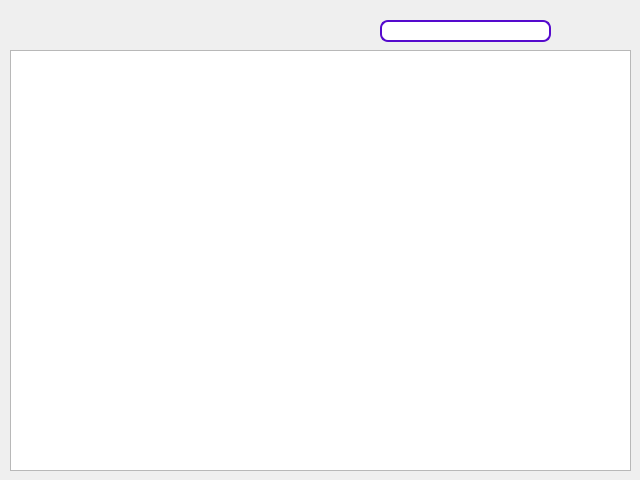
       <widget class="QWidget" name="page_7">
        <widget class="QTableView" name="ticketListFront">
         <property name="geometry">
          <rect>
           <x>10</x>
           <y>50</y>
           <width>621</width>
           <height>421</height>
          </rect>
         </property>
        </widget>
        <widget class="QLabel" name="t_prix">
         <property name="geometry">
          <rect>
           <x>270</x>
           <y>10</y>
           <width>161</width>
           <height>16</height>
          </rect>
         </property>
         <property name="text">
          <string/>
         </property>
        </widget>
        <widget class="QLabel" name="t_quantite">
         <property name="geometry">
          <rect>
           <x>10</x>
           <y>10</y>
           <width>241</width>
           <height>16</height>
          </rect>
         </property>
         <property name="text">
          <string/>
         </property>
        </widget>
        <widget class="QLineEdit" name="t_recherche">
         <property name="geometry">
          <rect>
           <x>380</x>
           <y>20</y>
           <width>171</width>
           <height>22</height>
          </rect>
         </property>
         <property name="styleSheet">
          <string notr="true">QLineEdit {
	font: 8pt &quot;Times New Roman&quot;;
padding: 1px;
border-style: solid;
border: 2px solid rgb(85,10,205);
border-radius: 8px;
font-color:green;
}

QLineEdit:focus
{
  border-color:rgb(200,50,10);
}</string>
         </property>
        </widget>
        <zorder>ticketListFront</zorder>
        <zorder>t_quantite</zorder>
        <zorder>t_prix</zorder>
        <zorder>t_recherche</zorder>
       </widget>
